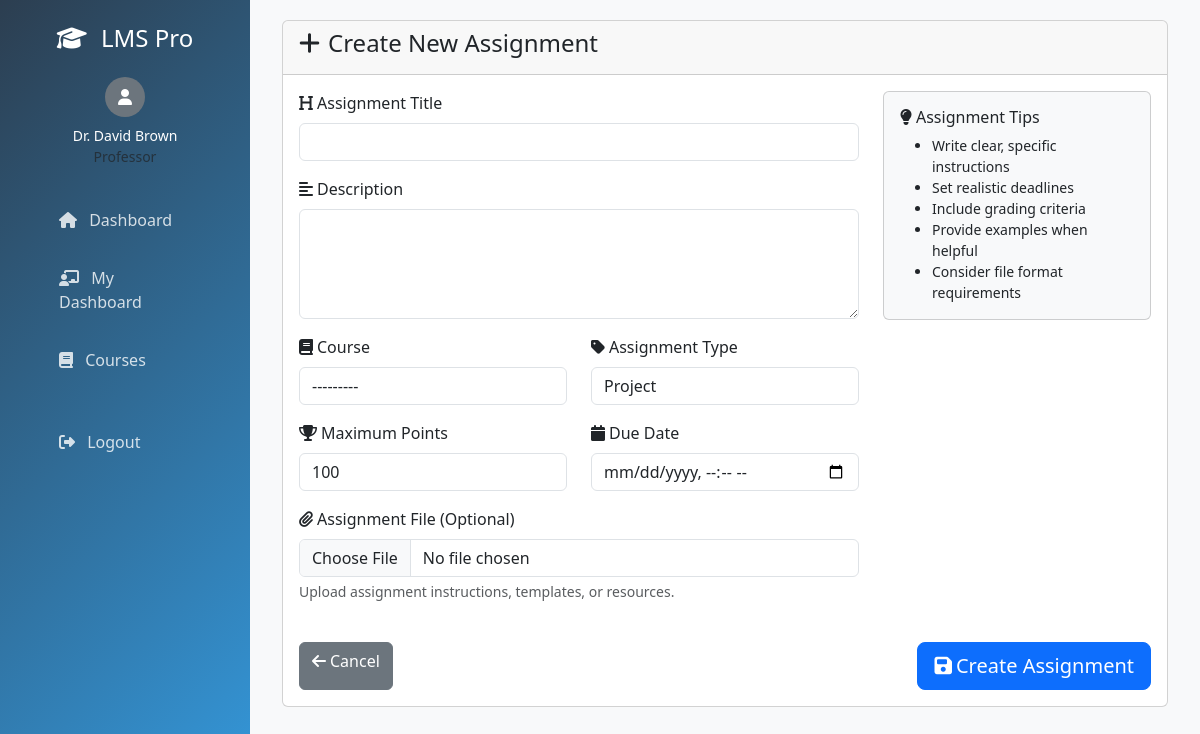
/assignments/create/ (signed in), run on the app's committed database.
### lms/models.py (models this page shows, shortened)
class User(AbstractUser):
    ROLE_CHOICES = [
        ('student', 'Student'),
        ('professor', 'Professor'),
        ('admin', 'Admin'),
        ('manager', 'Manager'),
    ]
    id = models.UUIDField(primary_key=True, default=uuid.uuid4, editable=False)
    role = models.CharField(max_length=20, choices=ROLE_CHOICES, default='student')
    profile_picture = models.ImageField(upload_to='profiles/', blank=True, null=True)
    phone_number = models.CharField(max_length=15, blank=True)
    date_of_birth = models.DateField(blank=True, null=True)
    address = models.TextField(blank=True)
    department_name = models.CharField(max_length=100, blank=True)  # Changed from department to department_name
    student_id = models.CharField(max_length=20, blank=True, unique=True, null=True)
    employee_id = models.CharField(max_length=20, blank=True, unique=True, null=True)
    created_at = models.DateTimeField(auto_now_add=True)
    updated_at = models.DateTimeField(auto_now=True)
    is_active = models.BooleanField(default=True)

class Assignment(models.Model):
    ASSIGNMENT_TYPES = [
        ('quiz', 'Quiz'),
        ('project', 'Project'),
        ('essay', 'Essay'),
        ('presentation', 'Presentation'),
        ('lab', 'Lab Work'),
    ]
    id = models.UUIDField(primary_key=True, default=uuid.uuid4, editable=False)
    title = models.CharField(max_length=200)
    description = models.TextField()
    course = models.ForeignKey(Course, on_delete=models.CASCADE)
    assignment_type = models.CharField(max_length=20, choices=ASSIGNMENT_TYPES, default='project')
    max_points = models.IntegerField(validators=[MinValueValidator(1)], default=100)
    due_date = models.DateTimeField()
    created_at = models.DateTimeField(auto_now_add=True)
    updated_at = models.DateTimeField(auto_now=True)
    is_active = models.BooleanField(default=True)
    attachment = models.FileField(upload_to='assignments/', blank=True, null=True)
    class Meta:
        ordering = ['due_date']

### lms/views.py (the view)
# urls.py: path('assignments/create/', views.create_assignment, name='create_assignment'),
@login_required
@user_passes_test(is_professor)
def create_assignment(request):
    if request.method == 'POST':
        form = AssignmentForm(request.POST, request.FILES, user=request.user)
        if form.is_valid():
            assignment = form.save()
            messages.success(request, f'Assignment "{assignment.title}" created successfully!')
            return redirect('lms:professor_dashboard')
    else:
        form = AssignmentForm(user=request.user)
    return render(request, 'lms/create_assignment.html', {'form': form})

### lms/forms.py
class AssignmentForm(forms.ModelForm):
    class Meta:
        model = Assignment
        fields = ['title', 'description', 'course', 'assignment_type', 'max_points', 'due_date', 'attachment']
        widgets = {
            'title': forms.TextInput(attrs={'class': 'form-control'}),
            'description': forms.Textarea(attrs={'class': 'form-control', 'rows': 4}),
            'course': forms.Select(attrs={'class': 'form-control'}),
            'assignment_type': forms.Select(attrs={'class': 'form-control'}),
            'max_points': forms.NumberInput(attrs={'class': 'form-control'}),
            'due_date': forms.DateTimeInput(attrs={'class': 'form-control', 'type': 'datetime-local'}),
            'attachment': forms.FileInput(attrs={'class': 'form-control'}),
        }
    def __init__(self, *args, **kwargs):
        user = kwargs.pop('user', None)
        super().__init__(*args, **kwargs)
        if user and user.role == 'professor':
            self.fields['course'].queryset = Course.objects.filter(instructor=user, is_active=True)

### lms/models.py (called while the page is built)
    def __str__(self):
        return f"{self.code} - {self.title}"

### lms/views.py (called while the page is built)
def is_professor(user):
    return user.role == 'professor'

### templates/lms/create_assignment.html (shortened to what this page needs)
{% extends 'base.html' %}
{% block content %}
<div class="container-fluid">
    <div class="row">
        <div class="col-12">
            <div class="card">
                <div class="card-header">
                    <h4><i class="fas fa-plus me-2"></i>Create New Assignment</h4>
                </div>
                <div class="card-body">
                    <form method="post" enctype="multipart/form-data" class="needs-validation" novalidate>
                        <div class="row">
                            <div class="col-md-8">
                                <div class="mb-3">
                                    <label for="{{ form.title.id_for_label }}" class="form-label">
                                        <i class="fas fa-heading me-1"></i>Assignment Title
                                    </label>
                                    {{ form.title }}
                                </div>
                                <div class="mb-3">
                                    <label for="{{ form.description.id_for_label }}" class="form-label">
                                        <i class="fas fa-align-left me-1"></i>Description
                                    </label>
                                    {{ form.description }}
                                </div>
                                <div class="row">
                                    <div class="col-md-6">
                                        <div class="mb-3">
                                            <label for="{{ form.course.id_for_label }}" class="form-label">
                                                <i class="fas fa-book me-1"></i>Course
                                            </label>
                                            {{ form.course }}
                                        </div>
                                    </div>
                                    <div class="col-md-6">
                                        <div class="mb-3">
                                            <label for="{{ form.assignment_type.id_for_label }}" class="form-label">
                                                <i class="fas fa-tag me-1"></i>Assignment Type
                                            </label>
                                            {{ form.assignment_type }}
                                        </div>
                                    </div>
                                </div>
                                <div class="row">
                                    <div class="col-md-6">
                                        <div class="mb-3">
                                            <label for="{{ form.max_points.id_for_label }}" class="form-label">
                                                <i class="fas fa-trophy me-1"></i>Maximum Points
                                            </label>
                                            {{ form.max_points }}
                                        </div>
                                    </div>
                                    <div class="col-md-6">
                                        <div class="mb-3">
                                            <label for="{{ form.due_date.id_for_label }}" class="form-label">
                                                <i class="fas fa-calendar me-1"></i>Due Date
                                            </label>
                                            {{ form.due_date }}
                                        </div>
                                    </div>
                                </div>
                                <div class="mb-3">
                                    <label for="{{ form.attachment.id_for_label }}" class="form-label">
                                        <i class="fas fa-paperclip me-1"></i>Assignment File (Optional)
                                    </label>
                                    {{ form.attachment }}
                                    <div class="form-text">Upload assignment instructions, templates, or resources.</div>
                                </div>
                            </div>
                            <div class="col-md-4">
                                <div class="card bg-light">
                                    <div class="card-body">
                                        <h6><i class="fas fa-lightbulb me-1"></i>Assignment Tips</h6>
                                        <ul class="small mb-0">
                                            <li>Write clear, specific instructions</li>
                                            <li>Set realistic deadlines</li>
                                            <li>Include grading criteria</li>
                                            <li>Provide examples when helpful</li>
                                            <li>Consider file format requirements</li>
                                        </ul>
                                    </div>
                                </div>
                            </div>
                        </div>
                        <div class="row mt-4">
                            <div class="col-12">
                                <div class="d-flex justify-content-between">
                                    <a href="{% url 'lms:professor_dashboard' %}" class="btn btn-secondary">
                                        <i class="fas fa-arrow-left me-1"></i>Cancel
                                    </a>
                                    <button type="submit" class="btn btn-primary btn-lg">
                                        <i class="fas fa-save me-1"></i>Create Assignment
                                    </button>
                                </div>
                            </div>
                        </div>
                    </form>
                </div>
            </div>
        </div>
    </div>
</div>
{% endblock %}

### templates/base.html (shortened to what this page needs)
<!DOCTYPE html>
<html lang="en">
<head>
    <link href="https://cdn.jsdelivr.net/npm/bootstrap@5.3.0/dist/css/bootstrap.min.css" rel="stylesheet">
    <link href="https://cdnjs.cloudflare.com/ajax/libs/font-awesome/6.4.0/css/all.min.css" rel="stylesheet">
</head>
<body>
    {% if user.is_authenticated %}
    <nav class="sidebar">
        <div class="p-4">
            <h4 class="text-center mb-4">
                <i class="fas fa-graduation-cap me-2"></i>
                LMS Pro
            </h4>
            <div class="text-center mb-4">
                <div class="user-avatar bg-secondary d-flex align-items-center justify-content-center mb-2 mx-auto">
                    <i class="fas fa-user"></i>
                </div>
                <div class="small">{{ user.first_name }} {{ user.last_name }}</div>
                <div class="small text-muted">{{ user.get_role_display }}</div>
            </div>
            <ul class="nav flex-column">
                <li class="nav-item">
                    <a class="nav-link" href="{% url 'lms:home' %}">
                        <i class="fas fa-home me-2"></i> Dashboard
                    </a>
                </li>
                {% if user.role == 'student' %}
                <li class="nav-item">
                    <a class="nav-link" href="{% url 'lms:student_dashboard' %}">
                        <i class="fas fa-user-graduate me-2"></i> My Dashboard
                    </a>
                </li>
                {% elif user.role == 'professor' %}
                <li class="nav-item">
                    <a class="nav-link" href="{% url 'lms:professor_dashboard' %}">
                        <i class="fas fa-chalkboard-teacher me-2"></i> My Dashboard
                    </a>
                </li>
                {% elif user.role == 'admin' %}
                <li class="nav-item">
                    <a class="nav-link" href="{% url 'lms:admin_dashboard' %}">
                        <i class="fas fa-cogs me-2"></i> Admin Panel
                    </a>
                </li>
                {% elif user.role == 'manager' %}
                <li class="nav-item">
                    <a class="nav-link" href="{% url 'lms:manager_dashboard' %}">
                        <i class="fas fa-chart-line me-2"></i> Analytics
                    </a>
                </li>
                {% endif %}
                <li class="nav-item">
                    <a class="nav-link" href="{% url 'lms:courses_list' %}">
                        <i class="fas fa-book me-2"></i> Courses
                    </a>
                </li>
                <li class="nav-item mt-4">
                    <a class="nav-link" href="{% url 'lms:logout' %}">
                        <i class="fas fa-sign-out-alt me-2"></i> Logout
                    </a>
                </li>
            </ul>
        </div>
    </nav>
    {% endif %}
    <div class="{% if user.is_authenticated %}main-content{% else %}login-content container mt-4{% endif %}">
        {% block content %}{% endblock %}
    </div>
</body>
</html>

### templates/base.html (style rules this page uses)
body { font-family: 'Segoe UI', Tahoma, Geneva, Verdana, sans-serif; background-color: #f8f9fa; }
.sidebar { min-height: 100vh; background: linear-gradient(135deg, #2c3e50, #3498db); color: white; position: fixed; top: 0; left: 0; width: 250px; z-index: 1000; }
.main-content { margin-left: 250px; padding: 20px; min-height: 100vh; }
.sidebar .nav-link { color: rgba(255, 255, 255, 0.8); padding: 12px 20px; margin: 5px 15px; border-radius: 8px; }
.user-avatar { width: 40px; height: 40px; border-radius: 50%; }

### data on the page
User: first_name "Dr. David", last_name "Brown", role "Professor"
